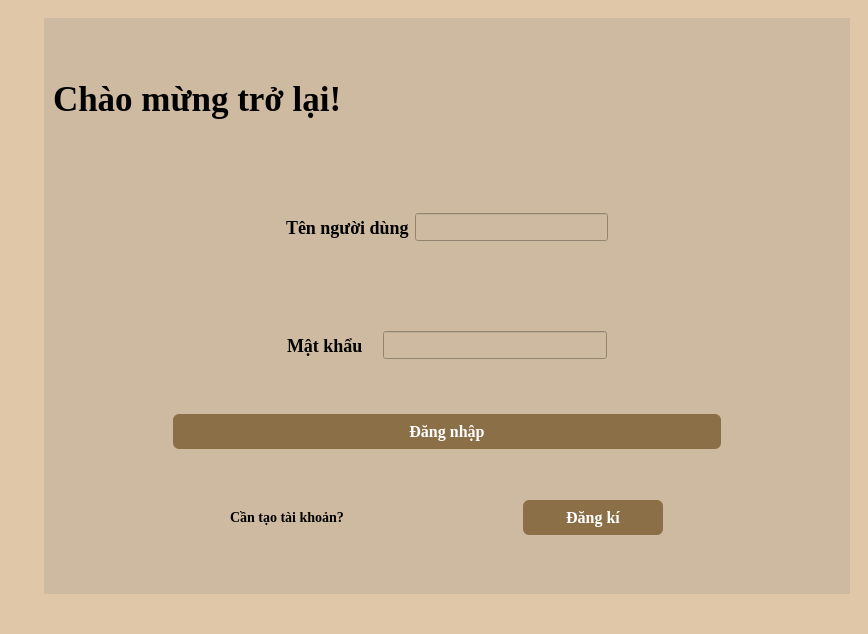
<?xml version="1.0" encoding="UTF-8"?>
<ui version="4.0">
 <class>MainWindow</class>
 <widget class="QMainWindow" name="MainWindow">
  <property name="geometry">
   <rect>
    <x>0</x>
    <y>0</y>
    <width>868</width>
    <height>634</height>
   </rect>
  </property>
  <property name="minimumSize">
   <size>
    <width>868</width>
    <height>634</height>
   </size>
  </property>
  <property name="maximumSize">
   <size>
    <width>1000</width>
    <height>1000</height>
   </size>
  </property>
  <property name="windowTitle">
   <string>Từ điển Lịch sử Việt Nam</string>
  </property>
  <property name="styleSheet">
   <string notr="true">background-color: #dfc7a7;</string>
  </property>
  <widget class="QWidget" name="centralwidget">
   <layout class="QHBoxLayout" name="horizontalLayout_11">
    <item>
     <widget class="QLabel" name="label_11">
      <property name="maximumSize">
       <size>
        <width>16777215</width>
        <height>580</height>
       </size>
      </property>
      <property name="text">
       <string/>
      </property>
      <property name="pixmap">
       <pixmap>../img/TuDienLichSu.png</pixmap>
      </property>
      <property name="scaledContents">
       <bool>true</bool>
      </property>
     </widget>
    </item>
    <item>
     <widget class="QLabel" name="label_5">
      <property name="maximumSize">
       <size>
        <width>411</width>
        <height>561</height>
       </size>
      </property>
      <property name="text">
       <string/>
      </property>
      <property name="pixmap">
       <pixmap>../img/ChatGPT Image 19_26_12 16 thg 3, 2026.png</pixmap>
      </property>
      <property name="scaledContents">
       <bool>true</bool>
      </property>
     </widget>
    </item>
    <item>
     <widget class="QStackedWidget" name="stackedWidget">
      <property name="currentIndex">
       <number>0</number>
      </property>
      <widget class="QWidget" name="page">
       <layout class="QVBoxLayout" name="verticalLayout_2">
        <item>
         <widget class="QWidget" name="widget" native="true">
          <property name="styleSheet">
           <string notr="true">background-color: #cebaa0;</string>
          </property>
          <layout class="QHBoxLayout" name="horizontalLayout_6">
           <item>
            <layout class="QVBoxLayout" name="verticalLayout">
             <item>
              <widget class="QLabel" name="label">
               <property name="maximumSize">
                <size>
                 <width>16777215</width>
                 <height>120</height>
                </size>
               </property>
               <property name="font">
                <font>
                 <family>Times New Roman</family>
                 <pointsize>-1</pointsize>
                 <weight>75</weight>
                 <bold>true</bold>
                </font>
               </property>
               <property name="styleSheet">
                <string notr="true">color: black;font-size: 35px;
font-weight: bold;
qproperty-alignment: AlignCenter;
font-family: &quot;Times New Roman&quot;</string>
               </property>
               <property name="text">
                <string>Chào mừng trở lại!</string>
               </property>
              </widget>
             </item>
             <item>
              <layout class="QHBoxLayout" name="horizontalLayout">
               <item>
                <spacer name="horizontalSpacer_18">
                 <property name="orientation">
                  <enum>Qt::Horizontal</enum>
                 </property>
                 <property name="sizeHint" stdset="0">
                  <size>
                   <width>40</width>
                   <height>20</height>
                  </size>
                 </property>
                </spacer>
               </item>
               <item>
                <widget class="QLabel" name="label_2">
                 <property name="minimumSize">
                  <size>
                   <width>123</width>
                   <height>100</height>
                  </size>
                 </property>
                 <property name="maximumSize">
                  <size>
                   <width>123</width>
                   <height>100</height>
                  </size>
                 </property>
                 <property name="font">
                  <font>
                   <family>Times New Roman</family>
                   <pointsize>-1</pointsize>
                   <weight>75</weight>
                   <bold>true</bold>
                  </font>
                 </property>
                 <property name="styleSheet">
                  <string notr="true">color: black;font-size: 18px;
font-weight: bold;
font-family: &quot;Times New Roman&quot;</string>
                 </property>
                 <property name="text">
                  <string>Tên người dùng</string>
                 </property>
                </widget>
               </item>
               <item>
                <widget class="QLineEdit" name="lineEdit_login_username">
                 <property name="minimumSize">
                  <size>
                   <width>193</width>
                   <height>28</height>
                  </size>
                 </property>
                 <property name="maximumSize">
                  <size>
                   <width>193</width>
                   <height>28</height>
                  </size>
                 </property>
                 <property name="styleSheet">
                  <string notr="true">color: black;font-size: 18px;
font-weight: bold;</string>
                 </property>
                </widget>
               </item>
               <item>
                <spacer name="horizontalSpacer_4">
                 <property name="orientation">
                  <enum>Qt::Horizontal</enum>
                 </property>
                 <property name="sizeHint" stdset="0">
                  <size>
                   <width>40</width>
                   <height>20</height>
                  </size>
                 </property>
                </spacer>
               </item>
              </layout>
             </item>
             <item>
              <layout class="QHBoxLayout" name="horizontalLayout_2">
               <item>
                <spacer name="horizontalSpacer_5">
                 <property name="orientation">
                  <enum>Qt::Horizontal</enum>
                 </property>
                 <property name="sizeHint" stdset="0">
                  <size>
                   <width>20</width>
                   <height>20</height>
                  </size>
                 </property>
                </spacer>
               </item>
               <item>
                <widget class="QLabel" name="label_3">
                 <property name="minimumSize">
                  <size>
                   <width>90</width>
                   <height>101</height>
                  </size>
                 </property>
                 <property name="maximumSize">
                  <size>
                   <width>90</width>
                   <height>101</height>
                  </size>
                 </property>
                 <property name="font">
                  <font>
                   <family>Times New Roman</family>
                   <pointsize>-1</pointsize>
                   <weight>75</weight>
                   <bold>true</bold>
                  </font>
                 </property>
                 <property name="styleSheet">
                  <string notr="true">color: black;font-size: 18px;
font-weight: bold;
font-family: &quot;Times New Roman&quot;</string>
                 </property>
                 <property name="text">
                  <string>Mật khẩu</string>
                 </property>
                </widget>
               </item>
               <item>
                <widget class="QLineEdit" name="lineEdit_login_password">
                 <property name="minimumSize">
                  <size>
                   <width>224</width>
                   <height>28</height>
                  </size>
                 </property>
                 <property name="maximumSize">
                  <size>
                   <width>224</width>
                   <height>28</height>
                  </size>
                 </property>
                 <property name="styleSheet">
                  <string notr="true">color: black;font-size: 18px;
font-weight: bold;</string>
                 </property>
                 <property name="echoMode">
                  <enum>QLineEdit::Password</enum>
                 </property>
                </widget>
               </item>
               <item>
                <spacer name="horizontalSpacer_6">
                 <property name="orientation">
                  <enum>Qt::Horizontal</enum>
                 </property>
                 <property name="sizeHint" stdset="0">
                  <size>
                   <width>20</width>
                   <height>20</height>
                  </size>
                 </property>
                </spacer>
               </item>
              </layout>
             </item>
             <item>
              <layout class="QHBoxLayout" name="horizontalLayout_5">
               <item>
                <spacer name="horizontalSpacer">
                 <property name="orientation">
                  <enum>Qt::Horizontal</enum>
                 </property>
                 <property name="sizeType">
                  <enum>QSizePolicy::Fixed</enum>
                 </property>
                 <property name="sizeHint" stdset="0">
                  <size>
                   <width>120</width>
                   <height>20</height>
                  </size>
                 </property>
                </spacer>
               </item>
               <item>
                <widget class="QPushButton" name="pushButton_login1">
                 <property name="font">
                  <font>
                   <family>Times New Roman</family>
                   <pointsize>-1</pointsize>
                   <weight>75</weight>
                   <bold>true</bold>
                  </font>
                 </property>
                 <property name="styleSheet">
                  <string notr="true">QPushButton {
    background-color: #8B6F47;      /* nâu ấm */
    color: white;
    border-radius: 6px;
    padding: 8px 20px;
    font-weight: bold;
    font-size: 16px;
font-family: &quot;Times New Roman&quot;
}

QPushButton:hover {
    background-color: #A07D52;      /* sáng hơn khi hover */
}

QPushButton:pressed {
    background-color: #6F5737;      /* đậm hơn khi bấm */
}</string>
                 </property>
                 <property name="text">
                  <string>Đăng nhập</string>
                 </property>
                </widget>
               </item>
               <item>
                <spacer name="horizontalSpacer_2">
                 <property name="orientation">
                  <enum>Qt::Horizontal</enum>
                 </property>
                 <property name="sizeType">
                  <enum>QSizePolicy::Fixed</enum>
                 </property>
                 <property name="sizeHint" stdset="0">
                  <size>
                   <width>120</width>
                   <height>20</height>
                  </size>
                 </property>
                </spacer>
               </item>
              </layout>
             </item>
             <item>
              <layout class="QHBoxLayout" name="horizontalLayout_3">
               <item>
                <spacer name="horizontalSpacer_7">
                 <property name="orientation">
                  <enum>Qt::Horizontal</enum>
                 </property>
                 <property name="sizeType">
                  <enum>QSizePolicy::Fixed</enum>
                 </property>
                 <property name="sizeHint" stdset="0">
                  <size>
                   <width>30</width>
                   <height>20</height>
                  </size>
                 </property>
                </spacer>
               </item>
               <item>
                <widget class="QLabel" name="label_4">
                 <property name="minimumSize">
                  <size>
                   <width>140</width>
                   <height>101</height>
                  </size>
                 </property>
                 <property name="maximumSize">
                  <size>
                   <width>140</width>
                   <height>101</height>
                  </size>
                 </property>
                 <property name="font">
                  <font>
                   <family>Times New Roman</family>
                   <pointsize>-1</pointsize>
                   <weight>75</weight>
                   <bold>true</bold>
                  </font>
                 </property>
                 <property name="styleSheet">
                  <string notr="true">color: black;font-size: 14px;
font-weight: bold;
font-family: &quot;Times New Roman&quot;</string>
                 </property>
                 <property name="text">
                  <string>Cần tạo tài khoản?</string>
                 </property>
                </widget>
               </item>
               <item>
                <widget class="QPushButton" name="pushButton_signUp1">
                 <property name="maximumSize">
                  <size>
                   <width>140</width>
                   <height>16777215</height>
                  </size>
                 </property>
                 <property name="font">
                  <font>
                   <family>Times New Roman</family>
                   <pointsize>-1</pointsize>
                   <weight>75</weight>
                   <bold>true</bold>
                  </font>
                 </property>
                 <property name="styleSheet">
                  <string notr="true">QPushButton {
    background-color: #8B6F47;      /* nâu ấm */
    color: white;
    border-radius: 6px;
    padding: 8px 14px;
    font-weight: bold;
    font-size: 16px;
font-family: &quot;Times New Roman&quot;
}

QPushButton:hover {
    background-color: #A07D52;      /* sáng hơn khi hover */
}

QPushButton:pressed {
    background-color: #6F5737;      /* đậm hơn khi bấm */
}</string>
                 </property>
                 <property name="text">
                  <string>Đăng kí</string>
                 </property>
                </widget>
               </item>
               <item>
                <spacer name="horizontalSpacer_8">
                 <property name="orientation">
                  <enum>Qt::Horizontal</enum>
                 </property>
                 <property name="sizeType">
                  <enum>QSizePolicy::Fixed</enum>
                 </property>
                 <property name="sizeHint" stdset="0">
                  <size>
                   <width>30</width>
                   <height>20</height>
                  </size>
                 </property>
                </spacer>
               </item>
              </layout>
             </item>
            </layout>
           </item>
          </layout>
         </widget>
        </item>
       </layout>
      </widget>
      <widget class="QWidget" name="page_2">
       <layout class="QVBoxLayout" name="verticalLayout_4">
        <item>
         <widget class="QWidget" name="widget_2" native="true">
          <property name="styleSheet">
           <string notr="true">background-color: #cebaa0;</string>
          </property>
          <layout class="QVBoxLayout" name="verticalLayout_3">
           <item>
            <widget class="QLabel" name="label_8">
             <property name="maximumSize">
              <size>
               <width>16777215</width>
               <height>100</height>
              </size>
             </property>
             <property name="font">
              <font>
               <family>Times New Roman</family>
               <pointsize>-1</pointsize>
               <weight>75</weight>
               <bold>true</bold>
              </font>
             </property>
             <property name="styleSheet">
              <string notr="true">color: black;font-weight: bold;
font-size: 28px;
qproperty-alignment: AlignCenter;
color: black;
font-family: &quot;Times New Roman&quot;</string>
             </property>
             <property name="text">
              <string>Đăng kí tài khoản</string>
             </property>
            </widget>
           </item>
           <item>
            <spacer name="verticalSpacer">
             <property name="orientation">
              <enum>Qt::Vertical</enum>
             </property>
             <property name="sizeType">
              <enum>QSizePolicy::Fixed</enum>
             </property>
             <property name="sizeHint" stdset="0">
              <size>
               <width>20</width>
               <height>20</height>
              </size>
             </property>
            </spacer>
           </item>
           <item>
            <layout class="QHBoxLayout" name="horizontalLayout_4">
             <item>
              <spacer name="horizontalSpacer_13">
               <property name="orientation">
                <enum>Qt::Horizontal</enum>
               </property>
               <property name="sizeType">
                <enum>QSizePolicy::Fixed</enum>
               </property>
               <property name="sizeHint" stdset="0">
                <size>
                 <width>10</width>
                 <height>20</height>
                </size>
               </property>
              </spacer>
             </item>
             <item>
              <widget class="QLabel" name="label_6">
               <property name="font">
                <font>
                 <family>Times New Roman</family>
                 <pointsize>-1</pointsize>
                 <weight>75</weight>
                 <bold>true</bold>
                </font>
               </property>
               <property name="styleSheet">
                <string notr="true">color: black;font-size: 18px;
font-weight: bold;
color: black;
font-family: &quot;Times New Roman&quot;</string>
               </property>
               <property name="text">
                <string>Tên người dùng</string>
               </property>
              </widget>
             </item>
             <item>
              <widget class="QLineEdit" name="lineEdit_signUp_username">
               <property name="styleSheet">
                <string notr="true">color: black;
font-size: 18px;
font-weight: bold;</string>
               </property>
              </widget>
             </item>
             <item>
              <spacer name="horizontalSpacer_14">
               <property name="orientation">
                <enum>Qt::Horizontal</enum>
               </property>
               <property name="sizeHint" stdset="0">
                <size>
                 <width>25</width>
                 <height>20</height>
                </size>
               </property>
              </spacer>
             </item>
            </layout>
           </item>
           <item>
            <layout class="QHBoxLayout" name="horizontalLayout_email">
             <item>
              <spacer name="horizontalSpacer_email_left">
               <property name="orientation">
                <enum>Qt::Horizontal</enum>
               </property>
               <property name="sizeType">
                <enum>QSizePolicy::Fixed</enum>
               </property>
               <property name="sizeHint" stdset="0">
                <size>
                 <width>40</width>
                 <height>20</height>
                </size>
               </property>
              </spacer>
             </item>
             <item>
              <widget class="QLabel" name="label_email">
               <property name="font">
                <font>
                 <family>Times New Roman</family>
                 <pointsize>-1</pointsize>
                 <weight>75</weight>
                 <bold>true</bold>
                </font>
               </property>
               <property name="styleSheet">
                <string notr="true">color: black;font-size: 18px;
	font-weight: bold;color: black;
font-family: &quot;Times New Roman&quot;</string>
               </property>
               <property name="text">
                <string>Email</string>
               </property>
              </widget>
             </item>
             <item>
              <widget class="QLineEdit" name="lineEdit_signUp_email">
               <property name="styleSheet">
                <string notr="true">color: black;font-size: 18px;
	font-weight: bold;</string>
               </property>
              </widget>
             </item>
             <item>
              <spacer name="horizontalSpacer_email_right">
               <property name="orientation">
                <enum>Qt::Horizontal</enum>
               </property>
               <property name="sizeHint" stdset="0">
                <size>
                 <width>35</width>
                 <height>20</height>
                </size>
               </property>
              </spacer>
             </item>
            </layout>
           </item>
           <item>
            <layout class="QHBoxLayout" name="horizontalLayout_7">
             <item>
              <spacer name="horizontalSpacer_15">
               <property name="orientation">
                <enum>Qt::Horizontal</enum>
               </property>
               <property name="sizeType">
                <enum>QSizePolicy::Fixed</enum>
               </property>
               <property name="sizeHint" stdset="0">
                <size>
                 <width>30</width>
                 <height>20</height>
                </size>
               </property>
              </spacer>
             </item>
             <item>
              <widget class="QLabel" name="label_9">
               <property name="font">
                <font>
                 <family>Times New Roman</family>
                 <pointsize>-1</pointsize>
                 <weight>75</weight>
                 <bold>true</bold>
                </font>
               </property>
               <property name="styleSheet">
                <string notr="true">color: black;font-size: 18px;
font-weight: bold;color: black;
font-family: &quot;Times New Roman&quot;</string>
               </property>
               <property name="text">
                <string>Mật khẩu</string>
               </property>
              </widget>
             </item>
             <item>
              <widget class="QLineEdit" name="lineEdit_signUp_password">
               <property name="styleSheet">
                <string notr="true">color: black;font-size: 18px;
font-weight: bold;</string>
               </property>
               <property name="echoMode">
                <enum>QLineEdit::Password</enum>
               </property>
              </widget>
             </item>
             <item>
              <spacer name="horizontalSpacer_16">
               <property name="orientation">
                <enum>Qt::Horizontal</enum>
               </property>
               <property name="sizeHint" stdset="0">
                <size>
                 <width>40</width>
                 <height>20</height>
                </size>
               </property>
              </spacer>
             </item>
            </layout>
           </item>
           <item>
            <layout class="QHBoxLayout" name="horizontalLayout_8">
             <item>
              <widget class="QLabel" name="label_7">
               <property name="font">
                <font>
                 <family>Times New Roman</family>
                 <pointsize>-1</pointsize>
                 <weight>75</weight>
                 <bold>true</bold>
                </font>
               </property>
               <property name="styleSheet">
                <string notr="true">color: black;color: black;font-size: 15px;
font-weight: bold;
font-family: &quot;Times New Roman&quot;</string>
               </property>
               <property name="text">
                <string>Xác nhận mật khẩu</string>
               </property>
              </widget>
             </item>
             <item>
              <widget class="QLineEdit" name="lineEdit_signUp_confirmedPassword">
               <property name="styleSheet">
                <string notr="true">color: black;font-size: 18px;
font-weight: bold;</string>
               </property>
               <property name="echoMode">
                <enum>QLineEdit::Password</enum>
               </property>
              </widget>
             </item>
             <item>
              <spacer name="horizontalSpacer_17">
               <property name="orientation">
                <enum>Qt::Horizontal</enum>
               </property>
               <property name="sizeHint" stdset="0">
                <size>
                 <width>5</width>
                 <height>20</height>
                </size>
               </property>
              </spacer>
             </item>
            </layout>
           </item>
           <item>
            <layout class="QHBoxLayout" name="horizontalLayout_10">
             <item>
              <spacer name="horizontalSpacer_11">
               <property name="orientation">
                <enum>Qt::Horizontal</enum>
               </property>
               <property name="sizeHint" stdset="0">
                <size>
                 <width>40</width>
                 <height>20</height>
                </size>
               </property>
              </spacer>
             </item>
             <item>
              <widget class="QPushButton" name="pushButton_signUp2">
               <property name="font">
                <font>
                 <family>Times New Roman</family>
                 <pointsize>-1</pointsize>
                 <weight>75</weight>
                 <bold>true</bold>
                </font>
               </property>
               <property name="styleSheet">
                <string notr="true">QPushButton {
    background-color: #8B6F47;      /* nâu ấm */
    color: white;
    border-radius: 6px;
    padding: 8px 20px;
    font-weight: bold;
    font-size: 16px;
font-family: &quot;Times New Roman&quot;;
}

QPushButton:hover {
    background-color: #A07D52;      /* sáng hơn khi hover */
}

QPushButton:pressed {
    background-color: #6F5737;      /* đậm hơn khi bấm */
}</string>
               </property>
               <property name="text">
                <string>Đăng kí</string>
               </property>
              </widget>
             </item>
             <item>
              <spacer name="horizontalSpacer_12">
               <property name="orientation">
                <enum>Qt::Horizontal</enum>
               </property>
               <property name="sizeHint" stdset="0">
                <size>
                 <width>40</width>
                 <height>20</height>
                </size>
               </property>
              </spacer>
             </item>
            </layout>
           </item>
           <item>
            <layout class="QHBoxLayout" name="horizontalLayout_9">
             <item>
              <spacer name="horizontalSpacer_9">
               <property name="orientation">
                <enum>Qt::Horizontal</enum>
               </property>
               <property name="sizeHint" stdset="0">
                <size>
                 <width>40</width>
                 <height>20</height>
                </size>
               </property>
              </spacer>
             </item>
             <item>
              <widget class="QLabel" name="label_10">
               <property name="font">
                <font>
                 <family>Times New Roman</family>
                 <pointsize>-1</pointsize>
                 <weight>75</weight>
                 <bold>true</bold>
                </font>
               </property>
               <property name="styleSheet">
                <string notr="true">color: black;color: black;font-size: 14px;
font-weight: bold;
font-family: &quot;Times New Roman&quot;</string>
               </property>
               <property name="text">
                <string>Đã có tài khoản?</string>
               </property>
              </widget>
             </item>
             <item>
              <widget class="QPushButton" name="pushButton_login2">
               <property name="font">
                <font>
                 <family>Times New Roman</family>
                 <pointsize>-1</pointsize>
                 <weight>75</weight>
                 <bold>true</bold>
                </font>
               </property>
               <property name="styleSheet">
                <string notr="true">QPushButton {
    background-color: #8B6F47;      /* nâu ấm */
    color: white;
    border-radius: 6px;
    padding: 8px 20px;
    font-weight: bold;
    font-size: 16px;
font-family: &quot;Times New Roman&quot;;
}

QPushButton:hover {
    background-color: #A07D52;      /* sáng hơn khi hover */
}

QPushButton:pressed {
    background-color: #6F5737;      /* đậm hơn khi bấm */
}</string>
               </property>
               <property name="text">
                <string>Đăng nhập</string>
               </property>
              </widget>
             </item>
             <item>
              <spacer name="horizontalSpacer_10">
               <property name="orientation">
                <enum>Qt::Horizontal</enum>
               </property>
               <property name="sizeHint" stdset="0">
                <size>
                 <width>40</width>
                 <height>20</height>
                </size>
               </property>
              </spacer>
             </item>
            </layout>
           </item>
          </layout>
         </widget>
        </item>
       </layout>
      </widget>
     </widget>
    </item>
   </layout>
  </widget>
  <widget class="QMenuBar" name="menubar">
   <property name="geometry">
    <rect>
     <x>0</x>
     <y>0</y>
     <width>868</width>
     <height>21</height>
    </rect>
   </property>
  </widget>
  <widget class="QStatusBar" name="statusbar"/>
 </widget>
 <resources/>
 <connections/>
</ui>
